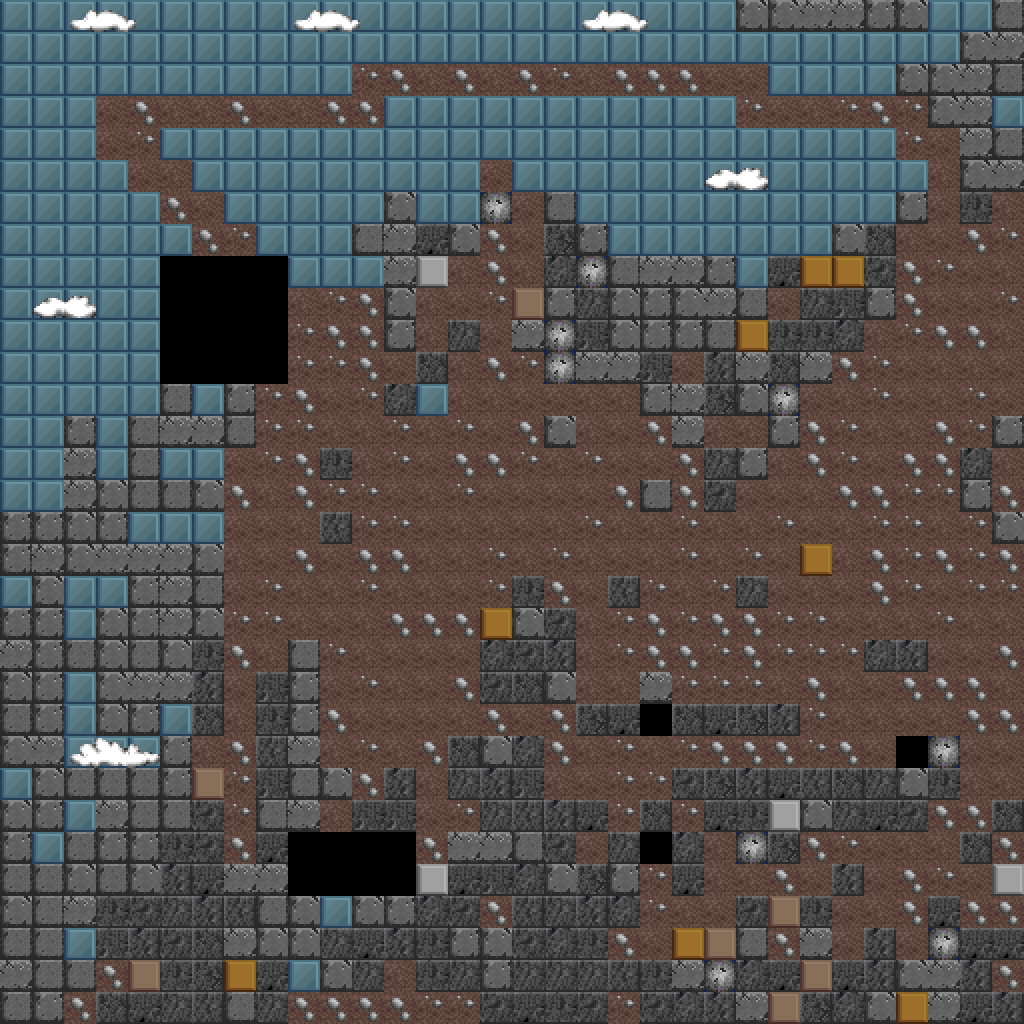

Tiled map render using the project's own tile images. Description and the map definition, with tile-layer contents summarised, below:
An orthogonal 32x32 tile map with 32x32 px tiles, 2 tile layers (Collision, Tile Layer 2), 2 tilesets and 4 objects (2x Cat, ScrollingBackground, Player).

<map version="1.2" tiledversion="1.2.4" orientation="orthogonal" renderorder="right-down" width="32" height="32" tilewidth="32" tileheight="32" infinite="0" nextlayerid="9" nextobjectid="6">
 <properties>
  <property name="boss" value="assets/boss1.png" />
  <property name="bossexplosion" value="assets/bossexplosion.png" />
  <property name="cat" value="assets/cat.png" />
  <property name="clouds" value="assets/clouds.png" />
  <property name="explosion" value="assets/explosion.png" />
  <property name="largeexplosion" value="assets/largeexplosion.png" />
  <property name="player" value="assets/hunter.png" />
  <property name="smallexplosion" value="assets/smallexplosion.png" />
 </properties>
 <tileset firstgid="1" name="blocks1" tilewidth="32" tileheight="32" spacing="2" margin="2" tilecount="198" columns="18">
  <image source="blocks1.png" width="614" height="376" />
 </tileset>
 <tileset firstgid="199" name="blocks2" tilewidth="32" tileheight="32" spacing="2" margin="2" tilecount="198" columns="18">
  <image source="blocks2.png" width="614" height="376" />
 </tileset>
 <objectgroup id="1" name="Object Layer 2">
  <object id="1" name="Background" type="ScrollingBackground" x="0" y="0" width="32" height="32">
   <properties>
    <property name="animSpeed" value="4" />
    <property name="numFrames" value="1" />
    <property name="textureHeight" value="480" />
    <property name="textureID" value="clouds" />
    <property name="textureWidth" value="640" />
   </properties>
  </object>
 </objectgroup>
 <layer id="7" name="Collision" width="32" height="32">
  <properties>
   <property name="collidable" value="true" />
  </properties>
  <data>[1024 cells, 997 non-empty, 28 distinct tile ids]</data>
 </layer>
 <objectgroup color="#00ff00" id="3" name="Object Layer 1">
  <object id="2" name="Player1" type="Player" x="32" y="192" width="32" height="32">
   <properties>
    <property name="animSpeed" value="4" />
    <property name="numFrames" value="4" />
    <property name="textureHeight" value="32" />
    <property name="textureID" value="player" />
    <property name="textureWidth" value="32" />
   </properties>
  </object>
  <object id="3" name="Cat" type="Cat" x="481" y="256" width="36" height="36">
   <properties>
    <property name="animSpeed" value="6" />
    <property name="numFrames" value="6" />
    <property name="textureHeight" value="36" />
    <property name="textureID" value="cat" />
    <property name="textureWidth" value="36" />
   </properties>
  </object>
  <object id="5" name="Cat" type="Cat" x="385" y="96" width="36" height="36">
   <properties>
    <property name="animSpeed" value="6" />
    <property name="numFrames" value="6" />
    <property name="textureHeight" value="36" />
    <property name="textureID" value="cat" />
    <property name="textureWidth" value="36" />
   </properties>
  </object>
 </objectgroup>
 <layer id="8" name="Tile Layer 2" width="32" height="32">
  <data>[1024 cells, 18 non-empty, 9 distinct tile ids]</data>
 </layer>
</map>
